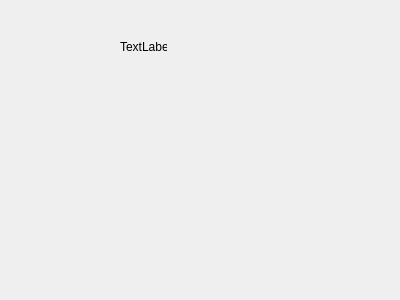
<?xml version="1.0" encoding="UTF-8"?>
<ui version="4.0">
 <class>DeviceSettingDialog</class>
 <widget class="QDialog" name="DeviceSettingDialog">
  <property name="geometry">
   <rect>
    <x>0</x>
    <y>0</y>
    <width>400</width>
    <height>300</height>
   </rect>
  </property>
  <property name="windowTitle">
   <string>Dialog</string>
  </property>
  <widget class="QLabel" name="label">
   <property name="geometry">
    <rect>
     <x>120</x>
     <y>40</y>
     <width>47</width>
     <height>13</height>
    </rect>
   </property>
   <property name="text">
    <string>TextLabel</string>
   </property>
  </widget>
 </widget>
 <resources/>
 <connections/>
</ui>
